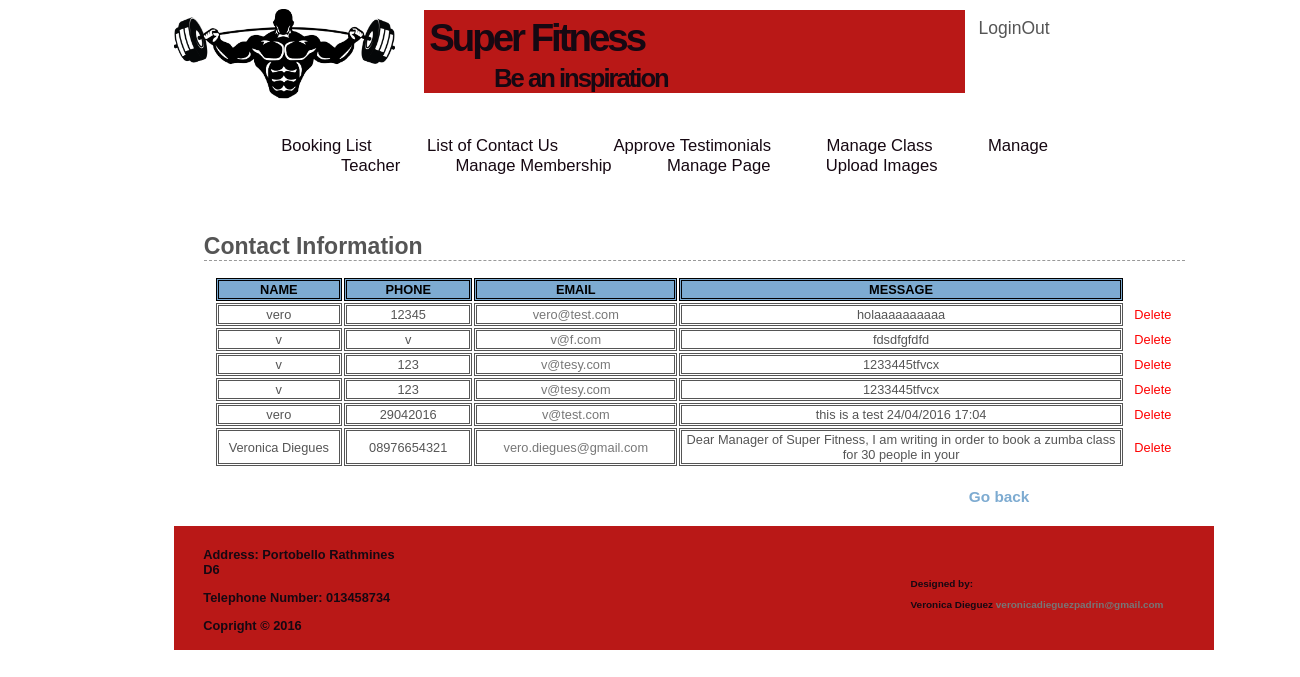
The app's page /adm_pages/3.list_contact_us.php (signed in) with its own data.
### tables this page shows
CREATE TABLE IF NOT EXISTS `contact_us` (
  `id_contact` int(11) NOT NULL AUTO_INCREMENT,
  `name` varchar(20) DEFAULT NULL,
  `phone_number` varchar(20) DEFAULT NULL,
  `email` varchar(40) DEFAULT NULL,
  `message` varchar(100) DEFAULT NULL,
  PRIMARY KEY (`id_contact`)
);

### adm_pages/3.list_contact_us.php (the view, shortened to what this page needs)
<?php
    include('../includes/header_login.php');
        require ('../connect.php');
    $sql="SELECT * FROM contact_us";
    $res = mysqli_query ($db, $sql);
    	echo  "<h1>Contact Information </h1>";
    if (mysqli_num_rows($res) !== 0){
        echo '<table class="contact_us">
                <tr>
                    <th>NAME</th>
                    <th>PHONE</th>
                    <th>EMAIL</th>
                    <th>MESSAGE</th>
                </tr>';
        while ($row = mysqli_fetch_array($res)) {
		echo '<tr>
			<td>'. $row['name'].'</td>
			<td>' . $row['phone_number'] . '</td>
			<td class="email"><a href="mailto:' . $row['email'] . '">'. $row['email'] .'</a></td>
			<td class="message">' . $row['message'] . '</td>
			 <td class="delete"><a href="3.delete_contact.php?id='.$row['id_contact'].'">Delete</a></td>
		</tr>';
    	}
    	echo '</table>';
    }
    	echo '<a class="goback" href="1.home_adm.php">Go back</a>';
    include('../includes/footer.php');
?>

### includes/main.css (style rules this page uses)
a { color:#777; text-decoration:none; }
body { width: 80%; margin-left: 13.4%; background:#ffffff; color:#555; font:0.8em Arial, Helvetica, "bitstream vera sans", sans-serif; }
#content h1 { border-bottom:1px dashed #999; font-size:1.8em; padding:20px 0 0; }
a.goback { margin-left: 78%; font-size: 120%; color: #7DABD1; font-weight: 700; }
table.contact_us tr th { border: double; background-color: #7DABD1; color: black; }
table.contact_us tr td { border: double; }
table.contact_us tr td { width: 14%; text-align: center; }
table.contact_us { width: 97%; margin-left: 1%; margin-bottom: 2%; }
table.contact_us tr td.message { width: 50%; text-align: center; }
table.contact_us tr td.email { width: 22%; text-align: center; }
table.contact_us td.delete { border: none; text-align: left; padding-left: 1%; }
table.contact_us td.delete a { color:red; }

### records on screen
contact_us: name "vero", phone_number "12345", email "vero@test.com", message "holaaaaaaaaaa"
contact_us: name "v", phone_number "v", email "v@f.com", message "fdsdfgfdfd"
contact_us: name "v", phone_number "123", email "v@tesy.com", message "1233445tfvcx"
contact_us: name "v", phone_number "123", email "v@tesy.com", message "1233445tfvcx"
contact_us: name "vero", phone_number "29042016", email "v@test.com", message "this is a test 24/04/2016 17:04"
contact_us: name "Veronica Diegues", phone_number "08976654321", email "vero.diegues@gmail.com", message "Dear Manager of Super Fitness, I am writing in order to book a zumba class for 30 people in your"
